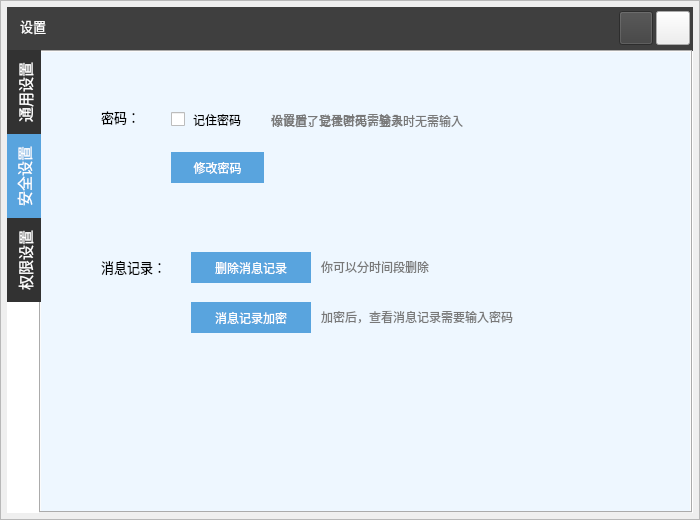
<?xml version="1.0" encoding="UTF-8"?>
<ui version="4.0">
 <class>setting</class>
 <widget class="QDialog" name="setting">
  <property name="geometry">
   <rect>
    <x>0</x>
    <y>0</y>
    <width>700</width>
    <height>520</height>
   </rect>
  </property>
  <property name="windowTitle">
   <string>设置</string>
  </property>
  <property name="windowIcon">
   <iconset resource="image.qrc">
    <normaloff>:/image/victoricon2.png</normaloff>:/image/victoricon2.png</iconset>
  </property>
  <widget class="QFrame" name="frame">
   <property name="geometry">
    <rect>
     <x>0</x>
     <y>0</y>
     <width>700</width>
     <height>520</height>
    </rect>
   </property>
   <property name="frameShape">
    <enum>QFrame::StyledPanel</enum>
   </property>
   <property name="frameShadow">
    <enum>QFrame::Raised</enum>
   </property>
   <widget class="tabwidget" name="tabWidget">
    <property name="geometry">
     <rect>
      <x>7</x>
      <y>50</y>
      <width>685</width>
      <height>463</height>
     </rect>
    </property>
    <property name="font">
     <font>
      <family>微软雅黑</family>
      <pointsize>11</pointsize>
      <weight>50</weight>
      <bold>false</bold>
     </font>
    </property>
    <property name="styleSheet">
     <string notr="true">QTabBar::tab:selected { color:white;background: rgb(89, 164, 222); }
QTabBar::tab{ color:white; background: rgb(50, 50, 50); }</string>
    </property>
    <property name="tabPosition">
     <enum>QTabWidget::West</enum>
    </property>
    <property name="currentIndex">
     <number>1</number>
    </property>
    <property name="tabBarAutoHide">
     <bool>false</bool>
    </property>
    <widget class="QWidget" name="tab">
     <attribute name="title">
      <string>通用设置</string>
     </attribute>
     <widget class="QLabel" name="label_4">
      <property name="geometry">
       <rect>
        <x>0</x>
        <y>0</y>
        <width>651</width>
        <height>461</height>
       </rect>
      </property>
      <property name="styleSheet">
       <string notr="true">background-color: rgb(238, 247, 255);</string>
      </property>
      <property name="text">
       <string/>
      </property>
     </widget>
     <widget class="QLabel" name="label_5">
      <property name="geometry">
       <rect>
        <x>60</x>
        <y>90</y>
        <width>81</width>
        <height>31</height>
       </rect>
      </property>
      <property name="font">
       <font>
        <family>微软雅黑</family>
        <pointsize>10</pointsize>
       </font>
      </property>
      <property name="text">
       <string> 文件管理</string>
      </property>
     </widget>
     <widget class="QLineEdit" name="lineEdit">
      <property name="geometry">
       <rect>
        <x>150</x>
        <y>90</y>
        <width>351</width>
        <height>31</height>
       </rect>
      </property>
      <property name="font">
       <font>
        <family>微软雅黑</family>
        <pointsize>10</pointsize>
       </font>
      </property>
      <property name="readOnly">
       <bool>true</bool>
      </property>
     </widget>
    </widget>
    <widget class="QWidget" name="tab_2">
     <attribute name="title">
      <string>安全设置</string>
     </attribute>
     <widget class="QLabel" name="label_6">
      <property name="geometry">
       <rect>
        <x>0</x>
        <y>0</y>
        <width>651</width>
        <height>461</height>
       </rect>
      </property>
      <property name="styleSheet">
       <string notr="true">background-color: rgb(238, 247, 255);</string>
      </property>
      <property name="text">
       <string/>
      </property>
     </widget>
     <widget class="QLabel" name="label_7">
      <property name="geometry">
       <rect>
        <x>60</x>
        <y>50</y>
        <width>51</width>
        <height>31</height>
       </rect>
      </property>
      <property name="font">
       <font>
        <family>微软雅黑</family>
        <pointsize>10</pointsize>
       </font>
      </property>
      <property name="text">
       <string>&lt;html&gt;&lt;head/&gt;&lt;body&gt;&lt;p&gt;密码：&lt;/p&gt;&lt;/body&gt;&lt;/html&gt;</string>
      </property>
     </widget>
     <widget class="QLabel" name="label_8">
      <property name="geometry">
       <rect>
        <x>230</x>
        <y>53</y>
        <width>281</width>
        <height>31</height>
       </rect>
      </property>
      <property name="font">
       <font>
        <family>微软雅黑</family>
        <pointsize>9</pointsize>
       </font>
      </property>
      <property name="styleSheet">
       <string notr="true">color: rgb(120, 120, 120);</string>
      </property>
      <property name="text">
       <string>你设置了记住密码，登录时无需输入</string>
      </property>
     </widget>
     <widget class="QCheckBox" name="checkBox">
      <property name="geometry">
       <rect>
        <x>130</x>
        <y>57</y>
        <width>101</width>
        <height>21</height>
       </rect>
      </property>
      <property name="font">
       <font>
        <family>微软雅黑</family>
       </font>
      </property>
      <property name="text">
       <string> 记住密码</string>
      </property>
     </widget>
     <widget class="QLabel" name="label_9">
      <property name="geometry">
       <rect>
        <x>230</x>
        <y>53</y>
        <width>181</width>
        <height>31</height>
       </rect>
      </property>
      <property name="font">
       <font>
        <family>微软雅黑</family>
        <pointsize>9</pointsize>
       </font>
      </property>
      <property name="styleSheet">
       <string notr="true">color: rgb(120, 120, 120);</string>
      </property>
      <property name="text">
       <string>&lt;html&gt;&lt;head/&gt;&lt;body&gt;&lt;p&gt;设置后，登录时无需输入&lt;/p&gt;&lt;/body&gt;&lt;/html&gt;</string>
      </property>
     </widget>
     <widget class="QPushButton" name="pushButton_3">
      <property name="geometry">
       <rect>
        <x>130</x>
        <y>100</y>
        <width>93</width>
        <height>31</height>
       </rect>
      </property>
      <property name="font">
       <font>
        <family>微软雅黑</family>
        <pointsize>9</pointsize>
       </font>
      </property>
      <property name="styleSheet">
       <string notr="true">QPushButton{border-style:none;background: rgb(89, 164, 222);color: rgb(255, 255, 255);}
QPushButton:hover{background:rgb(100, 178, 232);color: rgb(255, 255, 255);}</string>
      </property>
      <property name="text">
       <string>修改密码</string>
      </property>
     </widget>
     <widget class="QLabel" name="label_10">
      <property name="geometry">
       <rect>
        <x>60</x>
        <y>200</y>
        <width>91</width>
        <height>31</height>
       </rect>
      </property>
      <property name="font">
       <font>
        <family>微软雅黑</family>
        <pointsize>10</pointsize>
       </font>
      </property>
      <property name="text">
       <string>&lt;html&gt;&lt;head/&gt;&lt;body&gt;&lt;p&gt;消息记录：&lt;/p&gt;&lt;/body&gt;&lt;/html&gt;</string>
      </property>
     </widget>
     <widget class="QPushButton" name="pushButton_4">
      <property name="geometry">
       <rect>
        <x>150</x>
        <y>200</y>
        <width>120</width>
        <height>31</height>
       </rect>
      </property>
      <property name="font">
       <font>
        <family>微软雅黑</family>
       </font>
      </property>
      <property name="styleSheet">
       <string notr="true">QPushButton{border-style:none;background: rgb(89, 164, 222);color: rgb(255, 255, 255);}
QPushButton:hover{background:rgb(100, 178, 232);color: rgb(255, 255, 255);}</string>
      </property>
      <property name="text">
       <string>删除消息记录</string>
      </property>
     </widget>
     <widget class="QPushButton" name="pushButton_5">
      <property name="geometry">
       <rect>
        <x>150</x>
        <y>250</y>
        <width>120</width>
        <height>31</height>
       </rect>
      </property>
      <property name="font">
       <font>
        <family>微软雅黑</family>
       </font>
      </property>
      <property name="styleSheet">
       <string notr="true">QPushButton{border-style:none;background: rgb(89, 164, 222);color: rgb(255, 255, 255);}
QPushButton:hover{background:rgb(100, 178, 232);color: rgb(255, 255, 255);}</string>
      </property>
      <property name="text">
       <string>消息记录加密</string>
      </property>
     </widget>
     <widget class="QLabel" name="label_11">
      <property name="geometry">
       <rect>
        <x>280</x>
        <y>200</y>
        <width>161</width>
        <height>31</height>
       </rect>
      </property>
      <property name="font">
       <font>
        <family>微软雅黑</family>
        <pointsize>9</pointsize>
       </font>
      </property>
      <property name="styleSheet">
       <string notr="true">color: rgb(120, 120, 120);</string>
      </property>
      <property name="text">
       <string>&lt;html&gt;&lt;head/&gt;&lt;body&gt;&lt;p&gt;你可以分时间段删除&lt;/p&gt;&lt;/body&gt;&lt;/html&gt;</string>
      </property>
     </widget>
     <widget class="QLabel" name="label_12">
      <property name="geometry">
       <rect>
        <x>280</x>
        <y>250</y>
        <width>251</width>
        <height>31</height>
       </rect>
      </property>
      <property name="font">
       <font>
        <family>微软雅黑</family>
        <pointsize>9</pointsize>
       </font>
      </property>
      <property name="styleSheet">
       <string notr="true">color: rgb(120, 120, 120);</string>
      </property>
      <property name="text">
       <string>&lt;html&gt;&lt;head/&gt;&lt;body&gt;&lt;p&gt;加密后，查看消息记录需要输入密码&lt;/p&gt;&lt;/body&gt;&lt;/html&gt;</string>
      </property>
     </widget>
    </widget>
    <widget class="QWidget" name="tab_3">
     <attribute name="title">
      <string>权限设置</string>
     </attribute>
     <widget class="QLabel" name="label_13">
      <property name="geometry">
       <rect>
        <x>0</x>
        <y>0</y>
        <width>651</width>
        <height>461</height>
       </rect>
      </property>
      <property name="styleSheet">
       <string notr="true">background-color: rgb(238, 247, 255);</string>
      </property>
      <property name="text">
       <string/>
      </property>
     </widget>
     <widget class="QLabel" name="label_14">
      <property name="geometry">
       <rect>
        <x>60</x>
        <y>40</y>
        <width>81</width>
        <height>31</height>
       </rect>
      </property>
      <property name="font">
       <font>
        <family>微软雅黑</family>
        <pointsize>10</pointsize>
       </font>
      </property>
      <property name="text">
       <string>&lt;html&gt;&lt;head/&gt;&lt;body&gt;&lt;p&gt;个人资料：&lt;/p&gt;&lt;/body&gt;&lt;/html&gt;</string>
      </property>
     </widget>
     <widget class="QLabel" name="label_15">
      <property name="geometry">
       <rect>
        <x>275</x>
        <y>40</y>
        <width>231</width>
        <height>31</height>
       </rect>
      </property>
      <property name="font">
       <font>
        <family>微软雅黑</family>
        <pointsize>9</pointsize>
       </font>
      </property>
      <property name="styleSheet">
       <string notr="true">color: rgb(120, 120, 120);</string>
      </property>
      <property name="text">
       <string>&lt;html&gt;&lt;head/&gt;&lt;body&gt;&lt;p&gt;你可以设置谁可以看你的个人资料&lt;/p&gt;&lt;/body&gt;&lt;/html&gt;</string>
      </property>
     </widget>
     <widget class="QLabel" name="label_16">
      <property name="geometry">
       <rect>
        <x>60</x>
        <y>100</y>
        <width>81</width>
        <height>31</height>
       </rect>
      </property>
      <property name="font">
       <font>
        <family>微软雅黑</family>
        <pointsize>10</pointsize>
       </font>
      </property>
      <property name="text">
       <string>&lt;html&gt;&lt;head/&gt;&lt;body&gt;&lt;p&gt;聊天屏蔽：&lt;/p&gt;&lt;/body&gt;&lt;/html&gt;</string>
      </property>
     </widget>
     <widget class="QPushButton" name="pushButton_8">
      <property name="geometry">
       <rect>
        <x>150</x>
        <y>103</y>
        <width>111</width>
        <height>28</height>
       </rect>
      </property>
      <property name="font">
       <font>
        <family>微软雅黑</family>
       </font>
      </property>
      <property name="styleSheet">
       <string notr="true">QPushButton{border-style:none;background: rgb(89, 164, 222);color: rgb(255, 255, 255);}
QPushButton:hover{background:rgb(100, 178, 232);color: rgb(255, 255, 255);}</string>
      </property>
      <property name="text">
       <string>屏蔽联系人</string>
      </property>
     </widget>
     <widget class="QPushButton" name="pushButton_9">
      <property name="geometry">
       <rect>
        <x>290</x>
        <y>103</y>
        <width>111</width>
        <height>28</height>
       </rect>
      </property>
      <property name="font">
       <font>
        <family>微软雅黑</family>
       </font>
      </property>
      <property name="styleSheet">
       <string notr="true">QPushButton{border-style:none;background: rgb(89, 164, 222);color: rgb(255, 255, 255);}
QPushButton:hover{background:rgb(100, 178, 232);color: rgb(255, 255, 255);}</string>
      </property>
      <property name="text">
       <string>屏蔽群聊</string>
      </property>
     </widget>
     <widget class="QLabel" name="label_17">
      <property name="geometry">
       <rect>
        <x>60</x>
        <y>160</y>
        <width>81</width>
        <height>31</height>
       </rect>
      </property>
      <property name="font">
       <font>
        <family>微软雅黑</family>
        <pointsize>10</pointsize>
       </font>
      </property>
      <property name="text">
       <string>&lt;html&gt;&lt;head/&gt;&lt;body&gt;&lt;p&gt;好友添加：&lt;/p&gt;&lt;/body&gt;&lt;/html&gt;</string>
      </property>
     </widget>
     <widget class="QCheckBox" name="checkBox_2">
      <property name="geometry">
       <rect>
        <x>150</x>
        <y>195</y>
        <width>141</width>
        <height>20</height>
       </rect>
      </property>
      <property name="font">
       <font>
        <family>微软雅黑</family>
       </font>
      </property>
      <property name="text">
       <string> 账号和昵称查找</string>
      </property>
     </widget>
     <widget class="QLabel" name="label_18">
      <property name="geometry">
       <rect>
        <x>150</x>
        <y>160</y>
        <width>181</width>
        <height>31</height>
       </rect>
      </property>
      <property name="font">
       <font>
        <family>微软雅黑</family>
        <pointsize>9</pointsize>
       </font>
      </property>
      <property name="styleSheet">
       <string notr="true">color: rgb(120, 120, 120);</string>
      </property>
      <property name="text">
       <string>&lt;html&gt;&lt;head/&gt;&lt;body&gt;&lt;p&gt;别人能够查找到你的方式&lt;/p&gt;&lt;/body&gt;&lt;/html&gt;</string>
      </property>
     </widget>
     <widget class="QCheckBox" name="checkBox_3">
      <property name="geometry">
       <rect>
        <x>150</x>
        <y>225</y>
        <width>151</width>
        <height>20</height>
       </rect>
      </property>
      <property name="font">
       <font>
        <family>微软雅黑</family>
       </font>
      </property>
      <property name="text">
       <string>只能通过账号查找</string>
      </property>
     </widget>
     <widget class="QLabel" name="label_19">
      <property name="geometry">
       <rect>
        <x>150</x>
        <y>260</y>
        <width>201</width>
        <height>31</height>
       </rect>
      </property>
      <property name="font">
       <font>
        <family>微软雅黑</family>
        <pointsize>9</pointsize>
       </font>
      </property>
      <property name="styleSheet">
       <string notr="true">color: rgb(120, 120, 120);</string>
      </property>
      <property name="text">
       <string>&lt;html&gt;&lt;head/&gt;&lt;body&gt;&lt;p&gt;别人添加你需要的验证方式&lt;/p&gt;&lt;/body&gt;&lt;/html&gt;</string>
      </property>
     </widget>
     <widget class="QCheckBox" name="checkBox_4">
      <property name="geometry">
       <rect>
        <x>150</x>
        <y>295</y>
        <width>141</width>
        <height>20</height>
       </rect>
      </property>
      <property name="font">
       <font>
        <family>微软雅黑</family>
       </font>
      </property>
      <property name="text">
       <string>任何人</string>
      </property>
     </widget>
     <widget class="QCheckBox" name="checkBox_5">
      <property name="geometry">
       <rect>
        <x>300</x>
        <y>295</y>
        <width>211</width>
        <height>20</height>
       </rect>
      </property>
      <property name="font">
       <font>
        <family>微软雅黑</family>
       </font>
      </property>
      <property name="text">
       <string>需要验证消息并由我确认</string>
      </property>
     </widget>
     <widget class="QCheckBox" name="checkBox_6">
      <property name="geometry">
       <rect>
        <x>150</x>
        <y>325</y>
        <width>151</width>
        <height>20</height>
       </rect>
      </property>
      <property name="font">
       <font>
        <family>微软雅黑</family>
       </font>
      </property>
      <property name="text">
       <string>需要正确回答问题</string>
      </property>
     </widget>
     <widget class="QWidget" name="widget" native="true">
      <property name="geometry">
       <rect>
        <x>161</x>
        <y>350</y>
        <width>341</width>
        <height>81</height>
       </rect>
      </property>
      <property name="styleSheet">
       <string notr="true">QWidget{background-color: rgb(255, 255, 255);}</string>
      </property>
      <widget class="QLabel" name="label_20">
       <property name="geometry">
        <rect>
         <x>10</x>
         <y>10</y>
         <width>72</width>
         <height>21</height>
        </rect>
       </property>
       <property name="font">
        <font>
         <family>微软雅黑</family>
         <pointsize>9</pointsize>
        </font>
       </property>
       <property name="text">
        <string>设置问题</string>
       </property>
      </widget>
      <widget class="QLabel" name="label_21">
       <property name="geometry">
        <rect>
         <x>10</x>
         <y>45</y>
         <width>72</width>
         <height>20</height>
        </rect>
       </property>
       <property name="font">
        <font>
         <family>微软雅黑</family>
         <pointsize>9</pointsize>
        </font>
       </property>
       <property name="text">
        <string>设置答案</string>
       </property>
      </widget>
      <widget class="QLineEdit" name="lineEdit_3">
       <property name="geometry">
        <rect>
         <x>80</x>
         <y>49</y>
         <width>245</width>
         <height>28</height>
        </rect>
       </property>
       <property name="font">
        <font>
         <family>微软雅黑</family>
         <pointsize>10</pointsize>
        </font>
       </property>
      </widget>
      <widget class="QLineEdit" name="lineEdit_2">
       <property name="geometry">
        <rect>
         <x>80</x>
         <y>10</y>
         <width>245</width>
         <height>28</height>
        </rect>
       </property>
       <property name="font">
        <font>
         <family>微软雅黑</family>
         <pointsize>10</pointsize>
        </font>
       </property>
      </widget>
     </widget>
     <widget class="QComboBox" name="comboBox">
      <property name="geometry">
       <rect>
        <x>151</x>
        <y>42</y>
        <width>108</width>
        <height>28</height>
       </rect>
      </property>
      <property name="font">
       <font>
        <family>微软雅黑</family>
       </font>
      </property>
      <item>
       <property name="text">
        <string>所有人可见</string>
       </property>
      </item>
      <item>
       <property name="text">
        <string>仅好友可见</string>
       </property>
      </item>
      <item>
       <property name="text">
        <string>仅自己可见</string>
       </property>
      </item>
     </widget>
    </widget>
   </widget>
   <widget class="QLabel" name="label">
    <property name="geometry">
     <rect>
      <x>7</x>
      <y>7</y>
      <width>686</width>
      <height>506</height>
     </rect>
    </property>
    <property name="styleSheet">
     <string notr="true">background-color: rgb(255, 255, 255);</string>
    </property>
    <property name="text">
     <string/>
    </property>
   </widget>
   <widget class="QPushButton" name="pushButton">
    <property name="geometry">
     <rect>
      <x>656</x>
      <y>11</y>
      <width>34</width>
      <height>34</height>
     </rect>
    </property>
    <property name="styleSheet">
     <string notr="true">QPushButton{border-image: url(:/image/close.png);}
QPushButton:hover{background: rgb(211, 64, 67);}</string>
    </property>
    <property name="text">
     <string/>
    </property>
   </widget>
   <widget class="QPushButton" name="pushButton_2">
    <property name="geometry">
     <rect>
      <x>619</x>
      <y>11</y>
      <width>34</width>
      <height>34</height>
     </rect>
    </property>
    <property name="styleSheet">
     <string notr="true">QPushButton{border-image: url(:/image/minimum.png);background-color: rgb(63, 63, 63);}
QPushButton:hover{background: rgb(100, 100, 100);}</string>
    </property>
    <property name="text">
     <string/>
    </property>
   </widget>
   <widget class="QLabel" name="label_2">
    <property name="geometry">
     <rect>
      <x>20</x>
      <y>16</y>
      <width>51</width>
      <height>21</height>
     </rect>
    </property>
    <property name="font">
     <font>
      <family>微软雅黑</family>
      <pointsize>10</pointsize>
     </font>
    </property>
    <property name="text">
     <string>&lt;html&gt;&lt;head/&gt;&lt;body&gt;&lt;p&gt;&lt;span style=&quot; color:#ffffff;&quot;&gt; 设置&lt;/span&gt;&lt;/p&gt;&lt;/body&gt;&lt;/html&gt;</string>
    </property>
   </widget>
   <widget class="QLabel" name="label_3">
    <property name="geometry">
     <rect>
      <x>7</x>
      <y>7</y>
      <width>686</width>
      <height>44</height>
     </rect>
    </property>
    <property name="styleSheet">
     <string notr="true">background-color: rgb(63, 63, 63);</string>
    </property>
    <property name="text">
     <string/>
    </property>
   </widget>
   <zorder>label</zorder>
   <zorder>label_3</zorder>
   <zorder>pushButton</zorder>
   <zorder>pushButton_2</zorder>
   <zorder>label_2</zorder>
   <zorder>tabWidget</zorder>
  </widget>
 </widget>
 <customwidgets>
  <customwidget>
   <class>tabwidget</class>
   <extends>QTabWidget</extends>
   <header location="global">tabwidget.h</header>
   <container>1</container>
  </customwidget>
 </customwidgets>
 <resources>
  <include location="image.qrc"/>
 </resources>
 <connections/>
</ui>
